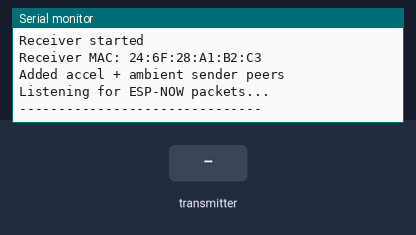
This sketch was run on a simulated ESP32. Shown: the last lines printed to the serial monitor. The test bench sets the inputs (shaded band).

Above: at 2.2 s.
2.3 s: the transmitter starts sending type = 0
At 2.61 s:
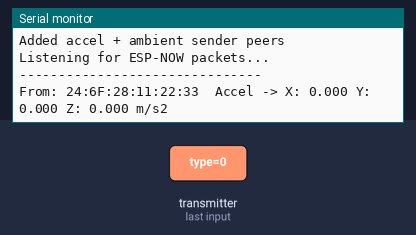
4.3 s: the transmitter starts sending type = 64
At 4.61 s:
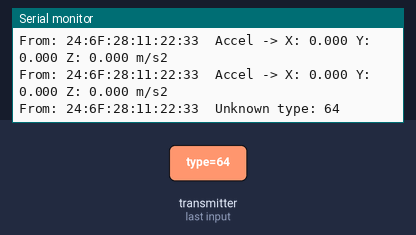

The sketch:

receiver.ino
```cpp
#include <WiFi.h>
#include <esp_now.h>

// Shared packet structure — must match senders
typedef struct {
  uint8_t type;       // 0 = accel, 1 = ambient
  float data[6];      // payload
} EspNowPacket;

// Sender MAC addresses (add both as peers)
uint8_t accelSenderMac[]   = {0xE0, 0x72, 0xA1, 0x72, 0x22, 0x94};
uint8_t ambientSenderMac[] = {0xE0, 0x72, 0xA1, 0x72, 0x29, 0x00};

// Flag pattern for safe ISR handling
volatile bool newDataReady = false;
EspNowPacket receivedPacket;
uint8_t lastSenderMac[6];

void onDataRecv(const esp_now_recv_info_t *info, const uint8_t *data, int len) {
  if (len != sizeof(EspNowPacket)) return;

  memcpy(&receivedPacket, data, sizeof(EspNowPacket));
  memcpy(lastSenderMac, info->src_addr, 6);
  newDataReady = true;
}

void setup() {
  Serial.begin(115200);
  delay(1000);

  WiFi.mode(WIFI_STA);

  Serial.println("Receiver started");
  Serial.print("Receiver MAC: ");
  Serial.println(WiFi.macAddress());

  if (esp_now_init() != ESP_OK) {
    Serial.println("ESP-NOW init failed");
    return;
  }

  esp_now_register_recv_cb(onDataRecv);

  // Add both senders as peers
  esp_now_peer_info_t peerInfo = {};
  peerInfo.channel = 0;
  peerInfo.encrypt = false;

  memcpy(peerInfo.peer_addr, accelSenderMac, 6);
  if (esp_now_add_peer(&peerInfo) != ESP_OK) {
    Serial.println("Failed to add accel sender peer");
  }

  memcpy(peerInfo.peer_addr, ambientSenderMac, 6);
  if (esp_now_add_peer(&peerInfo) != ESP_OK) {
    Serial.println("Failed to add ambient sender peer");
  }

  Serial.println("Added accel + ambient sender peers");

  Serial.println("Listening for ESP-NOW packets...");
  Serial.println("-------------------------------");
}

void loop() {
  if (!newDataReady) return;
  newDataReady = false;

  // Print sender MAC for identification
  Serial.print("From: ");
  for (int i = 0; i < 6; i++) {
    if (i > 0) Serial.print(":");
    if (lastSenderMac[i] < 0x10) Serial.print("0");
    Serial.print(lastSenderMac[i], HEX);
  }
  Serial.print("  ");

  if (receivedPacket.type == 0) {
    // Accelerometer data
    Serial.print("Accel -> X: ");
    Serial.print(receivedPacket.data[0], 3);
    Serial.print(" Y: ");
    Serial.print(receivedPacket.data[1], 3);
    Serial.print(" Z: ");
    Serial.print(receivedPacket.data[2], 3);
    Serial.println(" m/s2");

  } else if (receivedPacket.type == 1) {
    // Ambient data
    Serial.print("Ambient -> Temp: ");
    Serial.print(receivedPacket.data[0], 2);
    Serial.print("C  Humid: ");
    Serial.print(receivedPacket.data[1], 2);
    Serial.print("%  Counter: ");
    Serial.print((int)receivedPacket.data[2]);
    Serial.print("  ProbeA: ");
    Serial.print(receivedPacket.data[3], 2);
    Serial.print("  ProbeB: ");
    Serial.print(receivedPacket.data[4], 2);
    Serial.print("  ProbeC: ");
    Serial.println(receivedPacket.data[5], 2);

  } else {
    Serial.print("Unknown type: ");
    Serial.println(receivedPacket.type);
  }
}
```

Measured:
- after the input at 2.3 s, the serial monitor: prints a new line at once (image 1)
- after the input at 4.3 s, the serial monitor: prints a new line at once (image 2)
